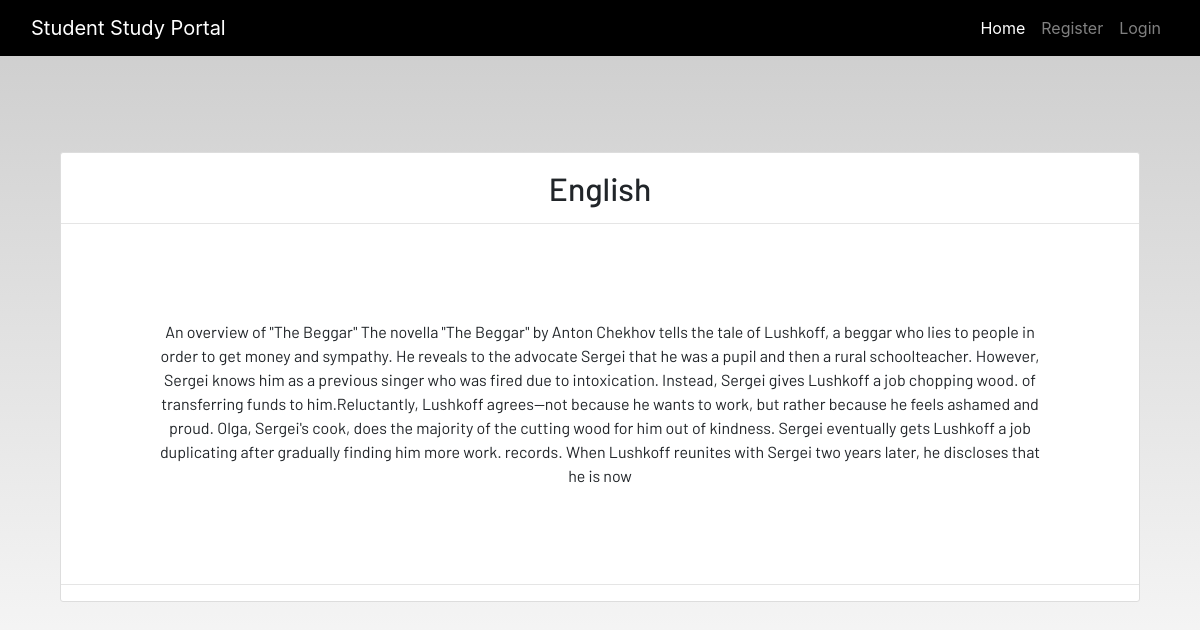
Screenshot of /notes_detail/11/ with the database file from the repository.
### dashboard/models.py (models this page shows, shortened)
class Notes(models.Model):
    user = models.ForeignKey(User, on_delete=models.CASCADE)
    title = models.CharField(max_length=100)
    description = models.TextField()
    class Meta:
        verbose_name = "notes"
        verbose_name_plural = "notes"

### dashboard/views.py (the view)
# urls.py: path('notes_detail/<int:pk>/',views.NotesDetailView.as_view(),name="notes-details"),
class NotesDetailView(DetailView):
    model = Notes
    template_name = 'dashboard/notes_detail.html'
    context_object_name = 'notes'

### dashboard/templates/dashboard/notes_detail.html
{% extends 'dashboard/base.html' %} {% load static %} {% block content %}
<section class="text-center container">
  <div class="container">
    <div class="content-section p-0 mt-5">
      <div class="m-3">
        <h2>{{notes.title}}</h2>
      </div>
      <hr class="p-0 m-0" />
      <p class="description m-5 p-5">{{notes.description}}</p>
      <hr />
    </div>
  </div>
</section>
{% endblock content %}

### static/css/main.css (style rules this page uses)
html { scroll-behavior: smooth; height: 100%; width: 100%; }
html, body { max-width: 100%; overflow-x: hidden; height: 100%; width: 100%; }
body { background: linear-gradient(rgba(0, 0, 0, 0.2), rgba(255, 255, 255, 0.5)); overflow-x: hidden; background-repeat: no-repeat; }
.content-section { background: #ffffff; padding: 10px 20px; border: 1px solid #dddddd; border-radius: 3px; margin-bottom: 20px; }

### rows the page displays
Notes: title "English", description "An overview of \"The Beggar\" The novella \"The Beggar\" by Anton Chekhov tells the tale of Lushkoff, a beggar who lies to people in order to get money and sympathy. He reveals to the advocate Sergei that he was a pupil and then a rural schoolteacher. However, Sergei knows him as a previous singer who was fired due to intoxication. Instead, Sergei gives Lushkoff a job chopping wood. of transferring funds to him.Reluctantly, Lushkoff agrees—not because he wants to work, but rather because he feels ashamed and proud. Olga, Sergei's cook, does the majority of the cutting wood for him out of kindness. Sergei eventually gets Lushkoff a job duplicating after gradually finding him more work. records.…"
